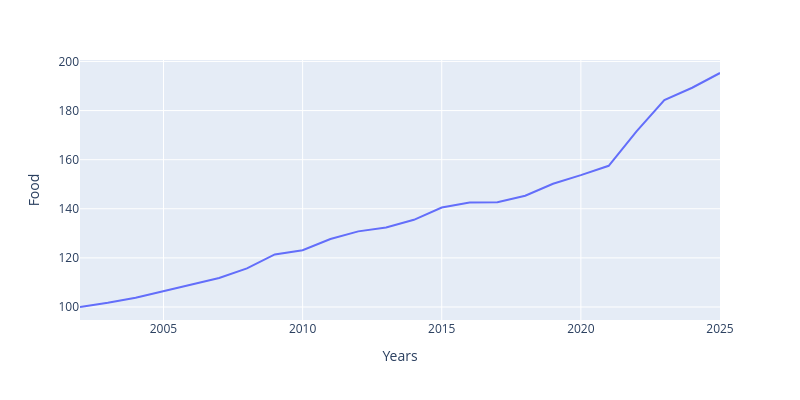

Write notebook code for a chart like this one.
### Markdown cell above
Make sure to hover over the graphic to activate some of the interactive features including panning, zooming, and brushing for context.

Because Graph Objects can be relatively complex, Plotly Express makes it easy to do the same thing with much less code. Think of it like the Seaborn to Graph Objects' Matplotlib.

### Code cell
# using plotly express
import plotly.express as px

# create a figure with a line chart in it
# the chart will get its data from df, and will use year and food for its x and y axes
fig = px.line(df, x='Years', y="Food", width=800, height=400)
fig.show()

# note that the same interactive features as in Plotly GO can be activated by hovering over an Express graph

### Figure 1 — Plotly figure (JSON) as saved in the notebook; plotly's stock layout.template omitted (floating-point values rounded to 4 significant figures)
{"data": [{"hovertemplate": "Years=%{x}<br>Food=%{y}<extra></extra>", "legendgroup": "", "line": {"color": "#636efa", "dash": "solid"}, "marker": {"symbol": "circle"}, "mode": "lines", "name": "", "orientation": "v", "showlegend": false, "type": "scatter", "x": [2002, 2003, 2004, 2005, 2006, 2007, 2008, 2009, 2010, 2011, 2012, 2013, 2014, 2015, 2016, 2017, 2018, 2019, 2020, 2021, 2022, 2023, 2024, 2025], "xaxis": "x", "y": [100.0, 101.7, 103.8, 106.4, 108.9, 111.8, 115.7, 121.4, 123.1, 127.7, 130.8, 132.4, 135.5, 140.5, 142.6, 142.7, 145.3, 150.2, 153.7, 157.5, 171.5, 184.3, 189.3, 195.3], "yaxis": "y"}], "layout": {"height": 400, "legend": {"tracegroupgap": 0}, "margin": {"t": 60}, "width": 800, "xaxis": {"anchor": "y", "domain": [0, 1], "title": {"text": "Years"}}, "yaxis": {"anchor": "x", "domain": [0, 1], "title": {"text": "Food"}}}}
